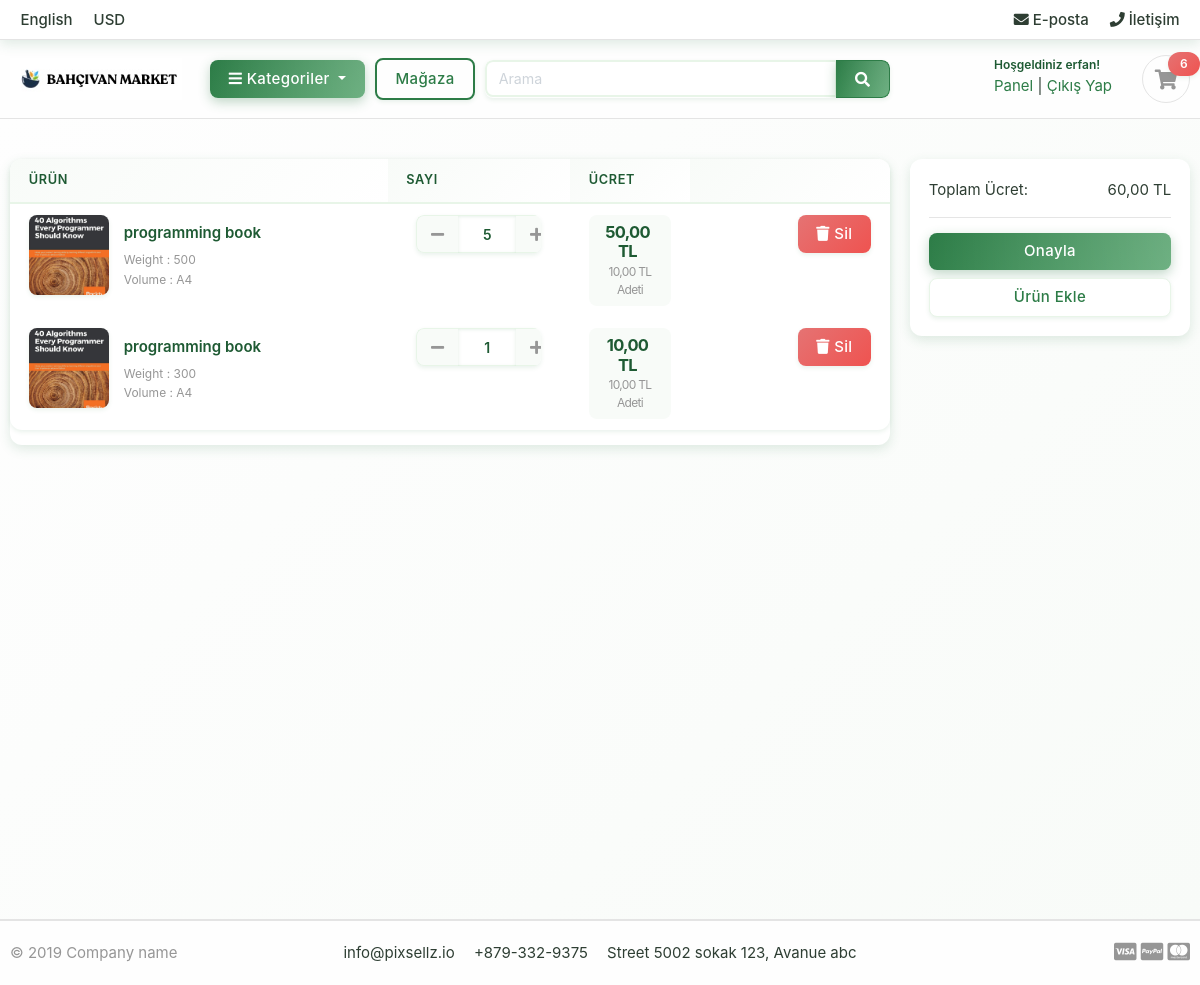
Before: /cart/ (signed in) with the older database file.
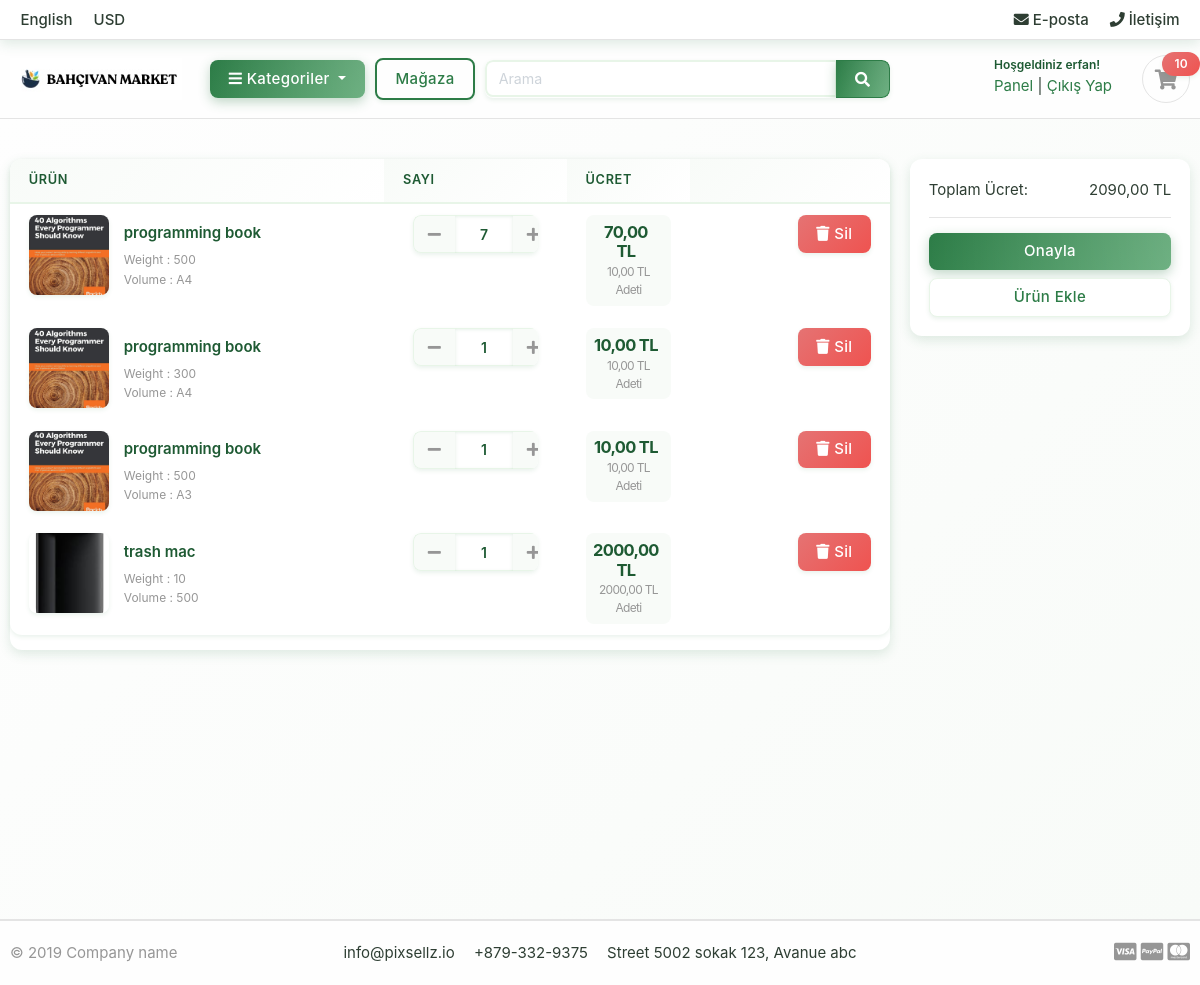
After: the same page with the newer database file.
### carts/models.py (models this page shows, shortened)
class CartItem(models.Model):
    user = models.ForeignKey(Account,on_delete=models.CASCADE,null=True)
    product = models.ForeignKey(Product, on_delete=models.CASCADE)
    variations = models.ManyToManyField(Variation,blank=True)
    cart = models.ForeignKey(Cart, on_delete=models.CASCADE,null=True)
    quantity = models.IntegerField()
    is_active = models.BooleanField(default=True)
    def sub_total(self):
        return self.product.price * self.quantity

### store/models.py (models this page shows, shortened)
class Product(models.Model):
    product_name = models.CharField(max_length=200, unique=True)
    slug = models.SlugField(max_length=200, unique=True)
    product_description = models.TextField(max_length=500, blank=True)
    price = models.DecimalField(max_digits=6, decimal_places=2)
    image = models.ImageField(upload_to='photos/product')
    stock  = models.IntegerField()
    low_stock_threshold = models.IntegerField(default=5)
    is_avalible = models.BooleanField(default=True)
    category = models.ForeignKey(Category, on_delete=models.CASCADE)
    created_date  = models.DateTimeField(auto_now_add=True)
    modified_date = models.DateTimeField(auto_now = True)
    def get_url(self):
        return reverse('product_detail',args=[self.category.slug,self.slug])

class Variation(models.Model):
    product = models.ForeignKey(Product, on_delete=models.CASCADE)
    variation_category = models.CharField(max_length=50,choices=variation_category_choice)
    variation_value = models.CharField(max_length=255)
    is_active = models.BooleanField(default=True)
    created_date = models.DateTimeField(auto_now=True)
    objects = VariationManager()

### carts/views.py (the view)
# urls.py: path('',views.cart,name='cart'),
def cart(request,total=0,quantity=0,cart_items=None):
    try:
        grand_total = 0
        if request.user.is_authenticated:
            cart_items = CartItem.objects.filter(user=request.user, is_active= True)
        else:
            cart = Cart.objects.get(cart_id= _cart_id(request))
            cart_items = CartItem.objects.filter(cart=cart, is_active= True)
        for cart_item in cart_items:
            total += (cart_item.product.price * cart_item.quantity)
            quantity+= cart_item.quantity
        grand_total = total
    except ObjectDoesNotExist:
        pass
    context = {
        'total':total,
        'quantity':quantity,
        'cart_items':cart_items,
        'grand_total': grand_total,
    }
    return render(request,'store/cart.html/',context)

### carts/context_processors.py (called while the page is built)
def counter(request):
    cart_count = 0
    if 'admin' in request.path:
        return {}
    else:
        try:
            cart = Cart.objects.filter(cart_id = _cart_id(request))
            if request.user.is_authenticated:
                cart_items = CartItem.objects.all().filter(user= request.user)
            else:
                cart_items = CartItem.objects.all().filter(cart=cart[:1])
            for cart_item in cart_items:
                cart_count += cart_item.quantity
        except Cart.DoesNotExist:
            cart_count = 0
    return dict(cart_count=cart_count)

### carts/views.py (called while the page is built)
def _cart_id(request):
    cart = request.session.session_key
    if not cart:
        cart = request.session.create()
    return cart

### category/context_processors.py (called while the page is built)
def menu_links(request):
    links = Category.objects.all()
    return dict(links=links)

### category/models.py (called while the page is built)
    def get_url(self):
        return reverse('products_by_category',args = [self.slug ])

### templates/store/cart.html (shortened to what this page needs)
{% extends 'base.html' %}
{% load static %}
{% block content %}
<section class="section-content padding-y bg">
    <div class="container">
    {% if not cart_items %}
        <h2 class='text-center'>Sepetiniz şu an boş</h2>
        <br>
        <div class= 'text-center'>
            <a href= "{% url 'store' %}" class = 'btn btn-primary'>Alışverişe Devam Edin</a>
        </div>
    {% else %}
    <div class="row">
        <aside class="col-lg-9">
    <div class="card">
    <table class="table table-borderless table-shopping-cart">
    <thead class="text-muted">
    <tr class="small text-uppercase">
      <th scope="col">ÜRÜN</th>
      <th scope="col" width="120">SAYI</th>
      <th scope="col" width="120">ÜCRET</th>
      <th scope="col" class="text-right" width="200"> </th>
    </tr>
    </thead>
    <tbody>
    {% for cart_item in cart_items %}
    <tr>
        <td>
            <figure class="itemside align-items-center">
                <div class="aside"><img src="{{ cart_item.product.image.url }}" class="img-sm"></div>
                <figcaption class="info">
                    <a href="{{ cart_item.product.get_url  }}" class="title text-dark">{{ cart_item.product.product_name }}</a>
                    <p class="text-muted small">
                        {% if cart_item.variations.all %}
                            {% for item in cart_item.variations.all %}
                                {{item.variation_category | capfirst}} : {{item.variation_value | capfirst }} <br>
                            {% endfor %}
                        {% endif %}
                    </p>
                </figcaption>
            </figure>
        </td>
        <td>
                        <div class="col">
                            <div class="input-group input-spinner">
                                <div class="input-group-prepend">
                                <form action="{% url 'remove_cart' cart_item.product.id cart_item.id %}" method="POST" style="display:inline;">
                                    <button class="btn btn-light" type="submit" id="button-minus"> <i class="fa fa-minus"></i> </button>
                                </form>
                                </div>
                                <input type="text" class="form-control text-center" value="{{ cart_item.quantity }}" readonly>
                                <div class="input-group-append">
                                <form action="{% url 'add_cart' cart_item.product.id %}" method="POST" style="display:inline;">
                                    <button class="btn btn-light" type="submit" id="button-plus"> <i class="fa fa-plus"></i> </button>
                                </form>
                                </div>
                            </div>
                        </div>
        </td>
        <td>
            <div class="price-wrap">
                <var class="price">{{ cart_item.sub_total }} TL</var>
                <small class="text-muted"> {{ cart_item.product.price }} TL Adeti</small>
            </div>
        </td>
        <td class="text-right">
        <form action="{% url 'remove_cart_item' cart_item.product.id cart_item.id %}" method="POST" style="display:inline;">
            <button type="submit" class="btn btn-danger delete-item-btn">
                <i class="fa fa-trash"></i> Sil
            </button>
        </form>
        </td>
    </tr>
    {% endfor %}
    </tbody>
    </table>
    </div>
        </aside>
        <aside class="col-lg-3">
            <div class="card">
            <div class="card-body">
                <dl class="dlist-align">
                  <dt>Toplam Ücret:</dt>
                  <dd class="text-right">{{ total }} TL</dd>
                </dl>
                <hr>
                <a href="{% url 'checkout' %}" class="btn btn-primary btn-block"> Onayla </a>
                <a href="{% url 'store' %}" class="btn btn-light btn-block">Ürün Ekle</a>
            </div>
            </div>
    </aside>
    </div>
    {% endif %}
    </div>
    </section>
{% endblock %}

### templates/includes/navbar.html (shortened to what this page needs)
{% load static %}
<header class="section-header">
    <nav class="navbar p-md-0 navbar-expand-sm navbar-light border-bottom">
    <div class="container">
      <div class="collapse navbar-collapse" id="navbarTop4">
        <ul class="navbar-nav mr-auto">
            <li class="nav-item dropdown">
                 <a href="#" class="nav-link">   English </a>
            </li>
            <li class="nav-item dropdown">
                <a href="#" class="nav-link"> USD </a>
            </li>
        </ul>
        <ul class="navbar-nav">
            <li><a href="#" class="nav-link"> <i class="fa fa-envelope"></i> E-posta </a></li>
            <li><a href="#" class="nav-link"> <i class="fa fa-phone"></i> İletişim </a></li>
        </ul>
      </div>
    </div>
    </nav>
    <section class="header-main border-bottom">
        <div class="container">
    <div class="row align-items-center">
        <div class="col-lg-2 col-md-3 col-6">
            <a href="{% url 'home' %}" class="brand-wrap">
                <img class="logo" src="{% static './images/bahcivan_logo.png' %}">
            </a>
        </div>
        <div class="col-lg col-sm col-md col-6 flex-grow-0">
            <div class="category-wrap dropdown d-inline-block float-right">
                <button type="button" class="btn btn-primary dropdown-toggle" data-toggle="dropdown">
                    <i class="fa fa-bars"></i> Kategoriler
                </button>
            </div>
        </div>
        <a href="{% url 'store' %}" class="btn btn-outline-primary">Mağaza</a>
        <div class="col-lg  col-md-6 col-sm-12 col">
            <form action="{% url 'search'%}" class="search" method='GET'>
                <div class="input-group w-100">
                    <input type="text" class="form-control" style="width:60%;" placeholder="Arama" name="keyword">
                    <div class="input-group-append">
                      <button class="btn btn-primary" type="submit">
                        <i class="fa fa-search"></i>
                      </button>
                    </div>
                </div>
            </form>
        </div>
        <div class="col-lg-3 col-sm-6 col-8 order-2 order-lg-3">
                    <div class="d-flex justify-content-end mb-3 mb-lg-0">
                        {% if user.id is None %}
                        <div class="widget-header">
                            <small class="title text-muted">Hoşgeldiniz Misafir!</small>
                            <div>
                                <a href="{% url 'login' %}">Giriş Yap</a> <span class="dark-transp"> | </span>
                                <a href="{% url 'register' %}"> Üye Ol</a>
                            </div>
                        </div>
                        {% else %}
                        <div class="widget-header">
                            <small class="title text-muted">Hoşgeldiniz {{ user.first_name }}! </small>
                            <div>
                                <a href="{% url 'dashboard' %}">Panel</a> <span class="dark-transp"> | </span>
                                <a href="{% url 'logout' %}">Çıkış Yap</a>
                            </div>
                        </div>
                        {% endif %}
                        <a href="{% url 'cart' %}" class="widget-header pl-3 ml-3">
                            <div class="icon icon-sm rounded-circle border"><i class="fa fa-shopping-cart"></i></div>
                            <span class="badge badge-pill badge-danger notify">{{ cart_count }}</span>
                        </a>
                    </div>
                </div>
    </div>
        </div>
    </section>
</header>

Changed rows visible on the page:
changed CartItem (number 1 of 4 on the later page): quantity "5" → "7"; sub_total "50,00" → "70,00"
added CartItem: product.image (picture), product.product_name "programming book", quantity "1", sub_total "10,00", product.price "10,00", Variation (variation_category "Weight", variation_value "500")
now on this page (row unchanged): Variation: variation_category "Volume", variation_value "A3", shown under "programming book"
added CartItem: product.image (picture), product.product_name "trash mac", quantity "1", sub_total "2000,00", product.price "2000,00"
now on this page (row unchanged): Variation: variation_category "Weight", variation_value "10", shown under "trash mac"
now on this page (row unchanged): Variation: variation_category "Volume", variation_value "500", shown under "trash mac"
Other visible differences:
{{ cart_count }}: "6" → "10"
{{ total }}: "60,00" → "2090,00"
